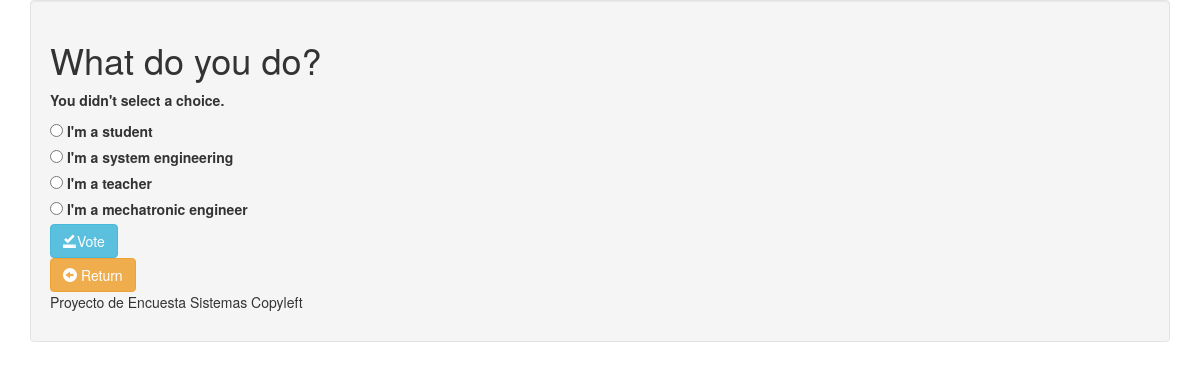
/polls/2/vote/, run on the app's committed database.
### polls/models.py (models this page shows, shortened)
class Poll(models.Model):
    question = models.CharField(max_length=200)
    pub_date = models.DateTimeField('date published')
    def was_published_recently(self):
        return self.pub_date >= timezone.now() - datetime.timedelta(days=1)
    was_published_recently.admin_order_field = 'pub_date'
    was_published_recently.boolean = True
    was_published_recently.short_description = 'Published recently?'

class Choice(models.Model):
    poll = models.ForeignKey(Poll)
    choice_text = models.CharField(max_length=200)
    votes = models.IntegerField(default=0)

### polls/views.py (the view)
# urls.py: url(r'^(?P<poll_id>\d+)/vote/$', views.vote, name='vote'),
def vote(request, poll_id):
    p = get_object_or_404(Poll, pk=poll_id)
    try:
        selected_choice = p.choice_set.get(pk=request.POST['choice'])
    except (KeyError, Choice.DoesNotExist):
        return render(request, 'polls/detail.html', {
            'poll': p,
            'error_message': "You didn't select a choice.",
        })
    else:
        selected_choice.votes += 1
        selected_choice.save()
        return HttpResponseRedirect(reverse('polls:results', args=(p.id,)))

### templates/polls/detail.html (shortened to what this page needs)
{% extends "base.html" %}
{% block contenido %}
<h1>{{ poll.question }}</h1>
{% if error_message %}<p><strong>{{ error_message }}</strong></p>{% endif %}
<form action="{% url 'polls:vote' poll.id %}" method="post">
{% for choice in poll.choice_set.all %}
    <input type="radio" name="choice" id="choice{{ forloop.counter }}" value="{{ choice.id }}" />
    <label for="choice{{ forloop.counter }}">{{ choice.choice_text }}</label><br />
{% endfor %}
<button type="submit/button" class="btn btn-info">
    <span class="glyphicon glyphicon-saved"></span>Vote
</button>
<br>
</form>
<a href="/question" class= "btn btn-warning"><span class="glyphicon
            glyphicon-circle-arrow-left"></span> Return</a>
{% endblock contenido %}

### data on the page
Poll: question "What do you do?"
Choice: choice_text "I'm a student"
Choice: choice_text "I'm a system engineering"
Choice: choice_text "I'm a teacher"
Choice: choice_text "I'm a mechatronic engineer"

### other printed values
{{ error_message }} "You didn't select a choice."
